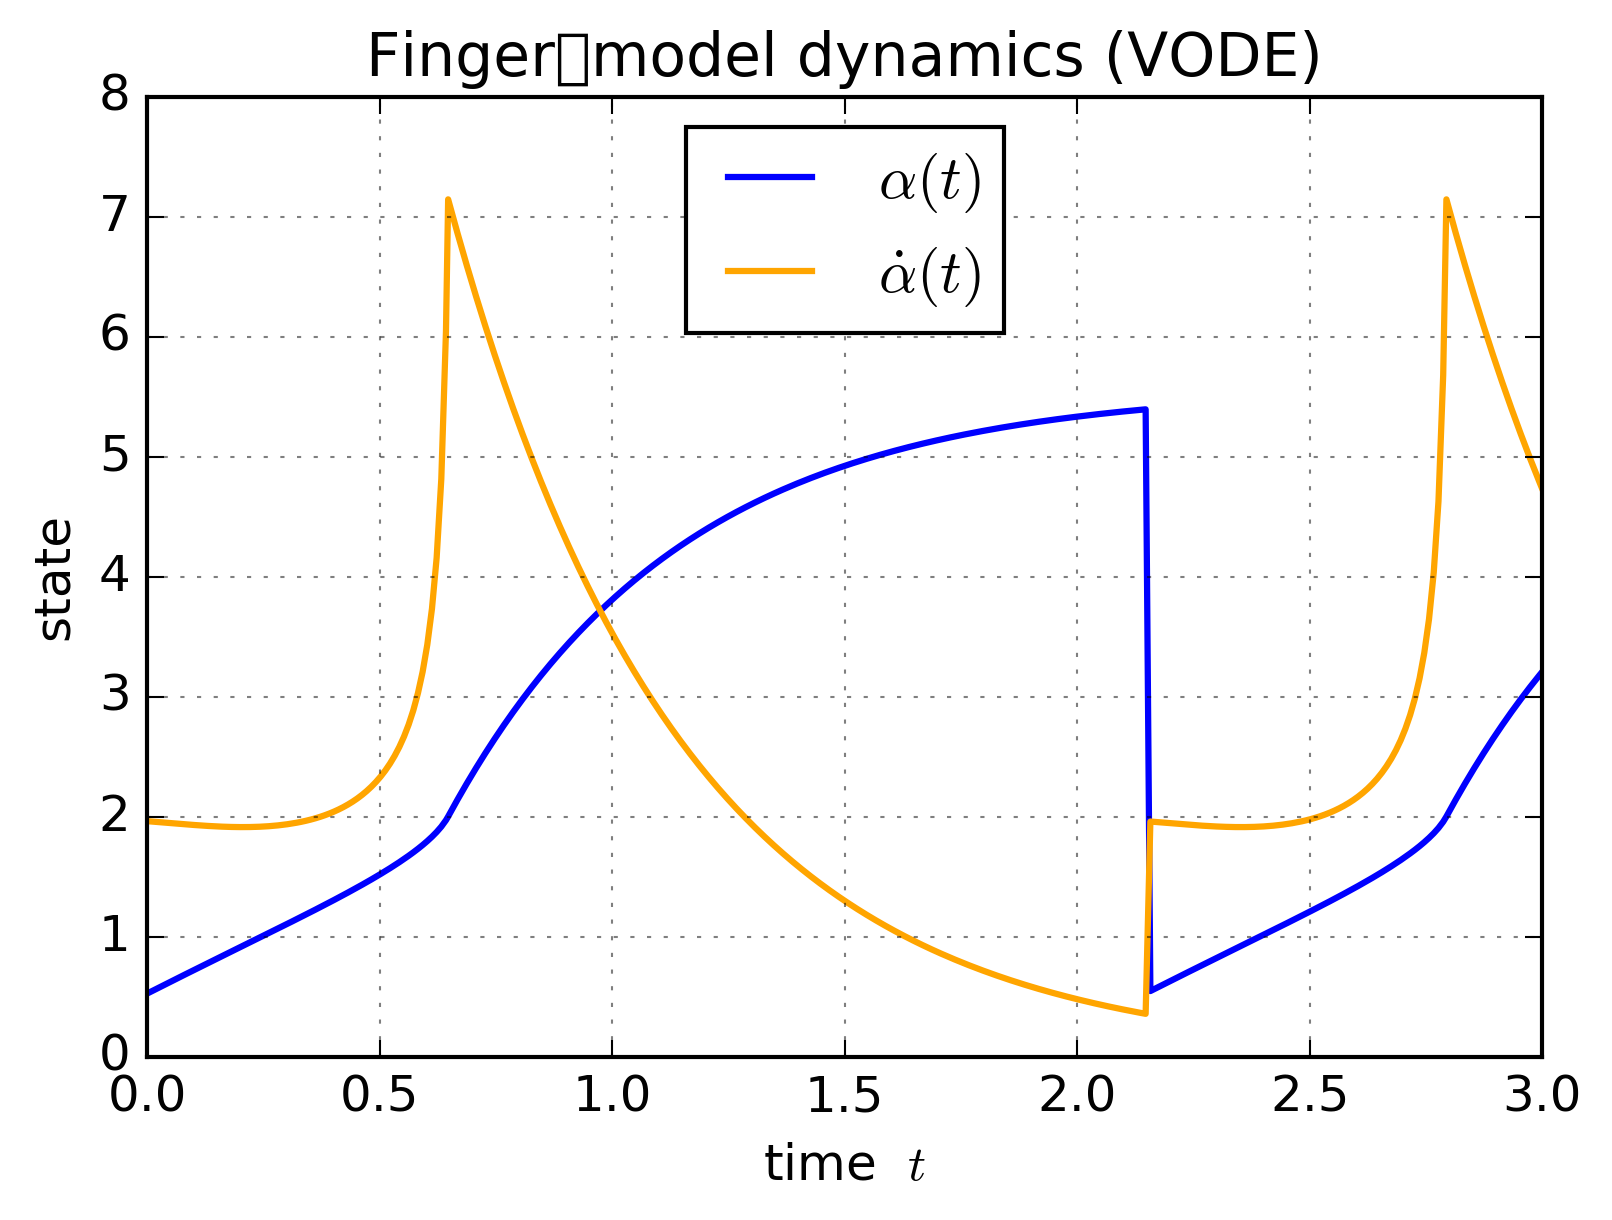

Write Python code to recreate this figure.
"""Test of a 2D kinematic stick-finger model in contact with a wheel.
  (Two events here to test Generator's ability to cope with
   multiple event occurrences.)

   R. Clewley, March 2005
"""
import os
os.environ["MPLBACKEND"] = "Agg"          # ← alternative to matplotlib.use()
import matplotlib
matplotlib.use("Agg") 

from PyDSTool import *
from copy import copy


# -----------------------------------------------------------------


def makeModel3(parDict, dt=0.1):
    pd = copy(parDict)

    rhsstr = "(vy*vy*t+(-r*sin(a)+h0)*vy+vx*r*cos(a)"+\
      "-vx*r*cos(alpha0)+vx*l*sin(theta0)+vx*vx*t)/(r*(-r*sin(a)*cos(alpha0)+"+\
      "sin(a)*l*sin(theta0)+sin(a)*vx*t+cos(a)*h0+cos(a)*vy*t))"

    # c = centre of mass
    # p = point of contact
    # a = alpha
    # o = joint of finger
    # f = end of finger (=p during contact)
    specdict_contact = {'a': "adot(a, t)",
                'px': '-r*cos(alpha0)+r*cos(a)',
                'py': '-h0+r*sin(a)',
                'cx': '-r*cos(alpha0)',
                'cy': '-h0',
                'ox': '-l*sin(theta0)-vx*t',
                'oy': 'vy*t',
                'fx': '-r*cos(alpha0)+r*cos(a)',
                'fy': '-h0+r*sin(a)',
                'ad': 'adot(a,t)',
                'incontact': '0'}  # 0 derivative, i.e. constant
    fnspecs = {'adot': (['a', 't'], rhsstr)}

    # post-contact -- finger decay rate to rest position
    kf = pd['kf']

    # contact phase
    vx=pd['vx']
    r=pd['r']
    h0=pd['h0']
    l=pd['l']
    d0=pd['d0']
    k=pd['k']
    theta0=pd['theta0']
    vy=pd['vy']
    alpha0=pd['alpha0']
    alpha1=pd['alpha1']

    if l*cos(theta0) + r < h0: # then alpha_0 has no real solution
        raise ValueError('theta0 too large or h0 too large')

    # Example using the python-specific event factory function
    tang_ev = Events.makePythonStateZeroCrossEvent('a', "alpha1", 1,
                                                {'name': 'tangency',
                                                   'eventtol': 1e-5,
                                                   'eventdelay': 1e-6,
                                                   'starttime': 0,
                                                   'term': True,
                                                   })

    d_ev = Events.makeZeroCrossEvent(rhsstr+"-deriv_thresh", 1,
                            {'eventtol': 1e-5,
                             'eventdelay': 1e-6,
                             'starttime': 0,
                             'term': True,
                             'name': 'deriv'}, ['a'], list(pd.keys()))
    DSargs = {'varspecs': specdict_contact,
              'fnspecs': fnspecs,
              'xdomain': {'a': [0, 2*pi], 'incontact': 1},
              'vars': ['a', 'incontact'],
              'ics': {'a': alpha0, 'incontact': 1},
              'xtype': {'incontact': int},
              'algparams': {'init_step': dt, 'stiff': True,
                              },
              'pars': pd,
              'name': 'contact_epoch',
              'events': [tang_ev, d_ev],
              }
    ode = embed(Generator.Vode_ODEsystem(DSargs), tdata=[0,200])
    print(ode.query('ics'))

    ode_MI = intModelInterface(ode)

    # add post-contact phase to traj
    specdict_decay = {'a': 'initcond(a) + initcond(ad)*(1-exp(-k*t))/k',
                      'ad': 'initcond(ad)*exp(-k*t)',
                      'incontact': '0',
                      'cx': '-r*cos(alpha0)',
                      'cy': '-h0',
                      'px': '-r*cos(alpha0)+r*cos(a)',
                      'py': '-h0+r*sin(a)',
                      'ox': 'initcond(ox)-vx*t',
                      'oy': 'initcond(oy)*exp(-kf*t)',
                      'fx': 'initcond(fx)-vx*t',
                      'fy': 'initcond(oy)*exp(-kf*t) - abs(initcond(oy)-initcond(fy))' #'initcond(fy)'
                      }

    decayargs = {'name': 'decay_epoch',
                 'tdomain': [0, 1.5],
                 'xdomain': {'a': [0, 2*pi], 'incontact': 0},     # not redundant: crucial for initial gen selection
                 'vars': ['a', 'incontact'],
                 'ics': {'a': alpha1, 'incontact': 0},
                 'xtype': {'incontact': int},
                 'varspecs': specdict_decay,
                 'pars': pd
                 }
    decay = embed(Generator.ExplicitFnGen(decayargs), tdata=decayargs['tdomain'])
    decay_MI = intModelInterface(decay)

    # epoch map to new contact phase
    epmapping = EvMapping({"a": "alpha0",
        "incontact": "1"}, model=decay)

    allnames = ['contact_epoch', 'decay_epoch']
    contactInfo = makeModelInfoEntry(ode_MI, allnames,
                                           [('tangency', 'decay_epoch'),
                                            ('deriv', 'decay_epoch')])
    decayInfo = makeModelInfoEntry(decay_MI, allnames,
                                   [('time', ('contact_epoch', epmapping))])
    modelInfoDict = makeModelInfo([contactInfo, decayInfo])

    fullmodel = Model.HybridModel({'name': 'finger_model3',
           'modelInfo': modelInfoDict,
           'abseps': 1e-5})
    # promote aux vars to be internal vars in the model, leaving only 'a' and 'incontact' as observable vars
    fullmodel.forceIntVars(['ad', 'cx', 'cy', 'px', 'py', 'ox', 'oy', 'fx', 'fy'])
    return fullmodel


def compute_alphas(pd):
##    vx=pd['vx']
    r=pd['r']
    h0=pd['h0']
    l=pd['l']
    d0=pd['d0']
##    k=pd['k']
    theta0=pd['theta0']
##    vy=pd['vy']
    pd['alpha0'] = asin((h0-l*cos(theta0))/r)
    pd['alpha1'] = (pi-asin(h0/(r+l)))*0.8
    # alpha1 is a fudge so that stop just before singularity (tangency)


# ----------------------------------------------------------------------

pars = {'vx': 4., 'r': 2.31, 'h0': 3.3, 'l': 3.2, 'd0': 2., 'k': 2.,
        'theta0': 0.8*pi/3, 'vy': 2., 'kf': 1., 'deriv_thresh': 200}

compute_alphas(pars)   # changes pars

fullmodel = makeModel3(pars, dt=0.01)

print("Computing trajectory")
print("Using verboselevel=2 for debug-level info ...")
fullmodel.compute(trajname='run1',
                      tdata=[0, 3.0],
                      ics={'a': pars['alpha0'],
                                 'incontact': 1},
                      verboselevel=2)

print("\nPlotting output")

plotData = fullmodel.sample('run1', coords=['a', 'ad'], dt=0.01)

afig = plt.figure(figsize=(6, 4))
aline = plot(plotData['t'], plotData['a'],
             color='blue', linewidth=1.5, label=r'$\alpha(t)$')
adline = plot(plotData['t'], plotData['ad'],
             color='orange', linewidth=1.5, label=r'$\dot\alpha(t)$')

plt.xlabel('time  $t$')
plt.ylabel('state')
plt.title('Finger‑model dynamics (VODE)')
plt.legend(loc='best')
plt.grid(True, which='both', ls=':', alpha=0.5)

output_path = "fingermodel_vode.png"
plt.savefig(output_path, dpi=300, bbox_inches='tight')
plt.close(afig)

print("Figure saved to ")
